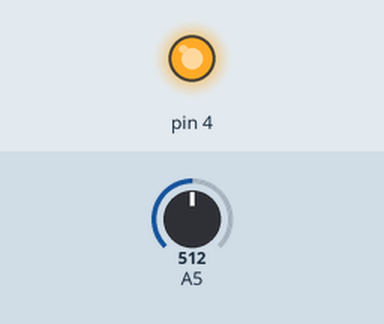
Simulated run of this sketch. Board: Arduino Uno, built for the host (arithmetic inside an expression is 32-bit, double 64-bit). Shown: output pins drawn as LEDs (lit = HIGH). The test bench sets the inputs (shaded band); at power-on: A5 = 512.

Above: at 0.1 s.
Timing chart, 0 to 1.6 s (numbered marks = the images above):
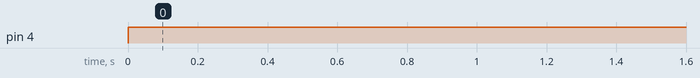

The sketch:

Code.ino
```cpp
 /*CH CHETHAN REDDY
 * Embedded and Electronics
 * Function used - USART_TRANSMIT1,USART_TRANSMIT,USART_INIT,ADC_INIT,ADC_START,TIMER_INIT,TIMER_START,TIMER_STOP,ISR FOR TIMER AND ADC
 * Global Variables used - choice,ADC1,ADC2,ADC3,count,time_taken
 */

#include<avr/io.h>
#include<util/delay.h>
#include<avr/interrupt.h>
#define BAUD 9600
#define BAUD_RATE ((F_CPU)/(BAUD*16)-1)

int choice=3;//Choice 0=Measure Voltage 1=Measure Current 2=Measure Resistance 3=Measure Capacitance
int ADC1=0;//This is used in the capacitor code it is nothing but 63% of ADC2
int ADC2=0;//This is used in the capacitor code it is used to store the maximum ADC value attained
float ADC3=0;//This variable is used for volatge,current,resistance part of the code and this stores the converted value from ADC

int count;//This count no of complete cycles for TIMER1
double time_taken;//this variable stores the timetaken for the capacitor to reach 37% of charge using TIMER1

void USART_TRANSMIT1(char ch)//fn name:-USART_TRANSMIT1 This function simply take single character as a input and display them on the serial monitor
{
  while(!((UCSR0A)&(1<<UDRE0)));
  UDR0=ch;
}

void USART_TRANSMIT(float ch)//fn name:-USART TRANSMIT Takes float as a input
{
  int bef_dec,aft_dec;//Used for storing the integer part and the decimal part of the given float number
  char dec_bef[3],dec_aft[3];//Character buffer variables
  aft_dec=(ch-floor(ch))*100;//two decimal accuracy
  bef_dec=floor(ch);
  itoa(bef_dec,dec_bef,10);//Converts the integer to a string
  itoa(aft_dec,dec_aft,10);
  for(int i=0;i<sizeof(dec_bef);i++)
  USART_TRANSMIT1(dec_bef[i]);
  USART_TRANSMIT1('.');
  for(int i=0;i<sizeof(dec_aft);i++)//ch=12.37
  USART_TRANSMIT1(dec_aft[i]);//USART_TRANSMIT(ch);
  USART_TRANSMIT1(' ');//On serial monitor 12 .37 is displayed
}

void USART_INIT()//fn name:-USART_INT This function initializes the USART communication mode
{
  UBRR0=103;//This is for baud=9600;
  UCSR0B=(1<<TXEN0);
  UCSR0C=(1<<UCSZ01)|(1<<UCSZ00);//USART_INT();
}

void ADC_INIT()//fn name:-ADC_INIT Initializing the ADC conversion
{
  ADMUX=(1<<REFS0)|(1<<MUX0)|(1<<MUX2);
  ADCSRA=(1<<ADEN)|(1<<ADPS0)|(1<<ADPS1)|(1<<ADPS0);//ADC_INIT();
  ADC_START();
}

void ADC_START()//fn name:-ADC_START Starts the ADC
{
  ADCSRA=(1<<ADSC)|(1<<ADEN);//ADC_START();
}

void TIMER_INIT()//fn name:-TIMER_INIT Initializing the timer
{
  TIMSK1=(1<<TOIE1);//TIMER_INIT();
}

void TIMER_START()//fn name:-TIMER_START Prescalar is set in this function so the timer starts once this function is run
{ TCCR1B=1<<CS11;}//TIMER_START();

void TIMER_STOP()//fn name:-TIMER_STOP Clears the prescalar values hence stopping the timer
{TCCR1B=0;}//TIMER_STOP();

ISR(TIMER1_OVF_vect)//Everytime the timer reaches its max the count is increased so by the end count gives the total number of cycles
{
  count++;
}

ISR(ADC_vect)//Set the Analog conversion flag to zero after every conversion
{
  ADCSRA&=!(1<<ADIF);
}

int main()
{
  USART_INIT();
  Serial.begin(9600);
  DDRC=0x00;
  sei();
  ADC_INIT();
  while(1)
  {
    while(!(ADCSRA & (1 << ADIF)));
    ADCSRA|=1<<8;
    ADC_START();

    if(choice==0)//The choice 0 is for voltage measurement
    {
      DDRD=0x00;
      ADC3=5*ADC;
      ADC3=ADC3/96;//VOLTAGE IN VOLTS
      //Serial.println(ADC3);
      USART_TRANSMIT(ADC3);//....
      _delay_ms(500);//Delay created because the values are being shown on the screen very fast
    }

    else if(choice==1)//The choice 1 is for current measurement
    {
      DDRD=0x00;
      ADC3=(5*ADC);
      ADC3=ADC3/(11*960);//Current in mA
      USART_TRANSMIT(ADC3);//....
      _delay_ms(500);
    }

    else if(choice==2)//The choice 2 is for resistance measurement
    {
      DDRD=0x00;
      ADC3=(11*960)/ADC;
      ADC3=ADC3-10;
      USART_TRANSMIT(ADC3);//....
      _delay_ms(500);
    }

    else if(choice==3)//The choice 3 is for capacitor measurement
    {
       DDRC=0x00;
       DDRD=0x10;//Taken as the source for charging the capacitor
       sei();
       TIMER_INIT();//Timer intialized
       ADC_INIT();

       PORTD=(1<<PORTD4);
       ADC_START();
       do//This loop is to find the maximum value of charge that can be stored in the capacitor
      {
       ADC1=ADC;//First assigned to ADC1
       _delay_ms(3000);//Delay is created beacaue the increment is exponentially slow after some time so giving the ADC some time before start
       ADC_START();
       while(!(ADCSRA & (1<< ADIF)));
      }while(ADC!=ADC1);//New ADC value is compared and then checked with the the previous ADC value if they are same then the loop is exited

       ADC_START();
       ADC2=ADC1;//ADC2 Stores the maximum charge of the capacitor
       ADC1=ADC2*0.37;//ADC store the 37% of charge for time constant calculation
       USART_TRANSMIT(ADC2);//....
       USART_TRANSMIT(ADC1);//....
       count=0;
       while(ADC>=ADC2)
       {ADC_START();}

        ADC_START();
        TIMER_START();
       while(ADC>ADC1)//Running the loop until the charge on the capacitor is greater than the 37% of charge once it reaches the loop is exited so the last time_taken value is capacitance
       {
        ADC_START();
        time_taken=(count*65025*0.0005)+(0.0005*TCNT1); //1 TICK TAKES 5e-7s
        time_taken=time_taken/100; //time_taken by the resistance for discharge in this case im using 100kohm resistor to discharge so we can capicatanc in mu-Farad
        USART_TRANSMIT(time_taken);//....
        choice=5;//Setting this to prevent the loop from running again
       }
         TIMER_STOP();  //Stopping the timer
       }
      }
      return 0;
   }
```

Measured:
- by itself, pin 4: LOW → HIGH at 0.00 s
